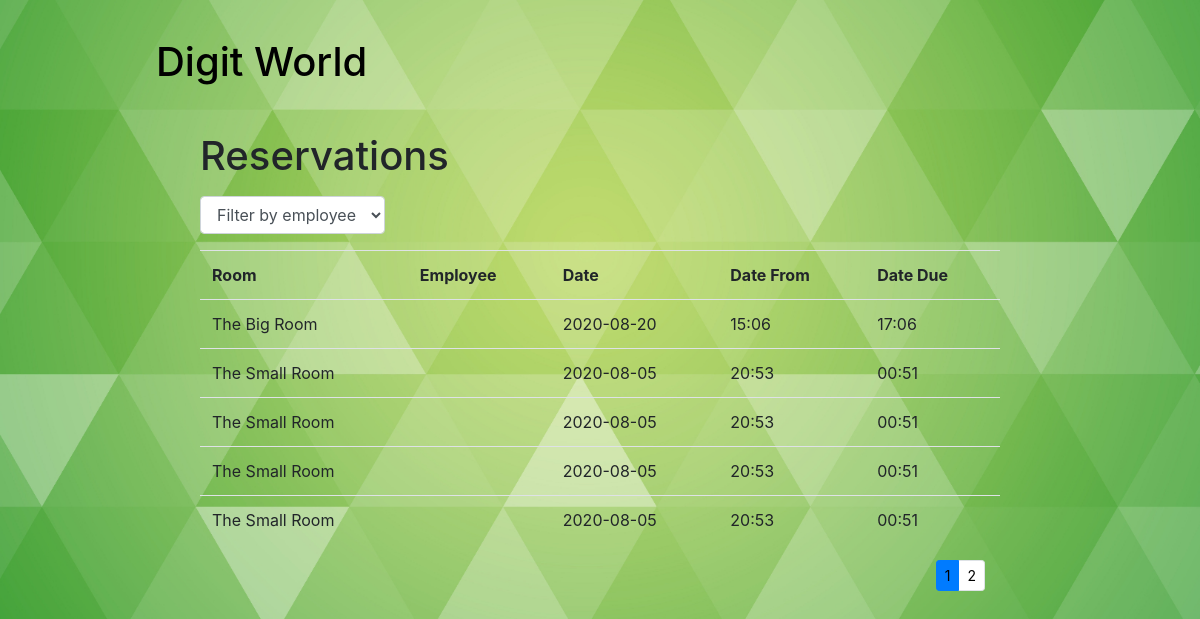
The app's page /reservations/history/ (signed in), older data.
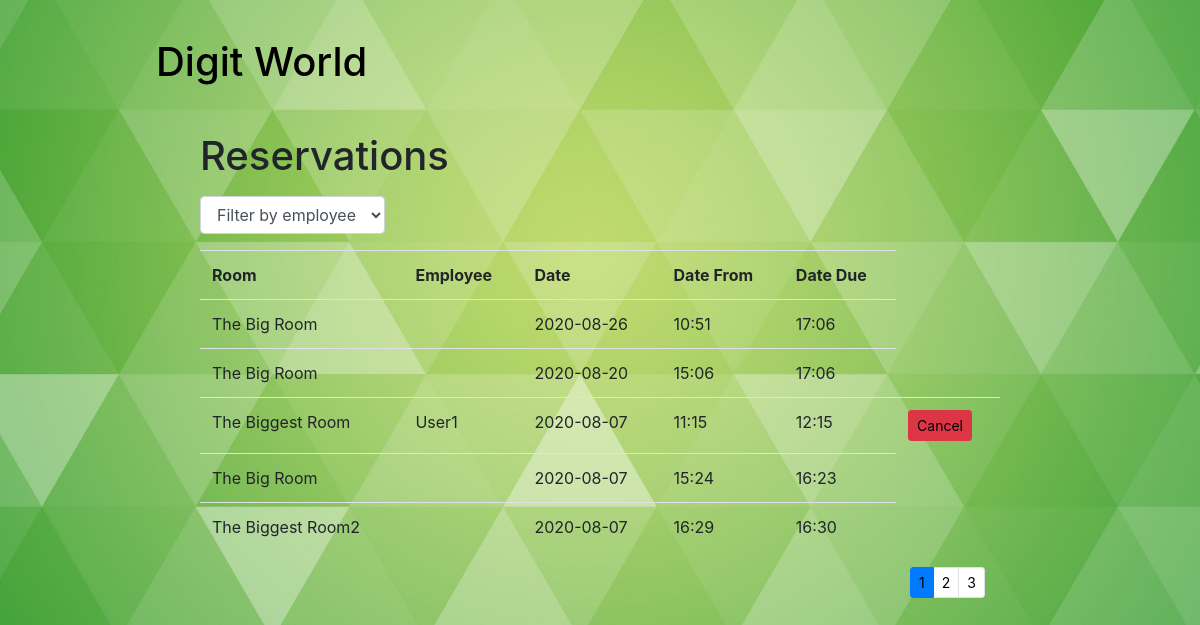
The same page, newer data.
### reservations/models.py (models this page shows, shortened)
class Reservations(models.Model):
    room_id = models.ForeignKey(Rooms, on_delete=models.SET_NULL, null=True, db_constraint=False)
    employee_id = models.ForeignKey(Employee, on_delete=models.SET_NULL, null=True, db_constraint=False)
    date = models.DateField('Date', null=False, default=datetime.now, blank=False)
    time_from = models.TimeField('Time From', null=False, blank=False)
    time_due = models.TimeField('Time Due', null=False, blank=False)
    STATUS = (
        ('w', ('waiting')),
        ('d', ('done')),
        ('x', ('canceled')),
    )
    status = models.CharField(max_length=1,
                              choices=STATUS,
                              blank=True,
                              default='w',
                              help_text=('Status')
                              )

class Rooms(models.Model):
    name = models.CharField('Name', max_length=200)
    def __str__(self):
        return self.name
    class Meta:
        verbose_name = "Room"
        verbose_name_plural = "Rooms"

class Employee(models.Model):
    user = models.OneToOneField(User, on_delete=models.CASCADE, primary_key=True, related_name='employee')
    name = models.CharField('Name', max_length=200)
    email = models.CharField('email', max_length=200)
    def __str__(self):
        return self.name

### reservations/views.py (the view)
# urls.py: path('history/', views.reservations_list, name='all_reservations'),
@login_required
def reservations_list(request):
    paginator = Paginator(Reservations.objects.order_by('-date').all(), 5)
    page_number = request.GET.get('page')
    reservations = paginator.get_page(page_number)
    employees = Employee.objects.all()
    context = {
        'reservations': reservations,
        'employees': employees
    }
    return render(request, 'reservations_ListView.html', context=context)

### reservations/templates/reservations_ListView.html (shortened to what this page needs)
{% extends "base.html" %}
{% block content %}
<h1>Reservations</h1>
<p>
<form action="{% url 'search' %}" method="get" class="form-inline my-2 my-md-0">
     <div class="form-group">
    <select class="form-control" name="query" type="text" id="exampleFormControlSelect1" onchange="this.form.submit()">
      <option selected>Filter by employee</option>
    </select>
  </div>
</form>
</p>
<div class="visits-list">
    <table class="table table-hover">
        {%if reservations%}
        <tr>
            <th scope="col">Room</th>
            <th scope="col">Employee</th>
            <th scope="col">Date</th>
            <th scope="col">Date From</th>
            <th scope="col">Date Due</th>
        </tr>
        {%for reservation in reservations%}
        <tr>
            <td>{{reservation.room_id}}</td>
            <td>{{reservation.employee_id}}</td>
            <td>{{reservation.date|date:"Y-m-d"}}</td>
            <td>{{reservation.time_from|date:"H:i"}}</td>
            <td>{{reservation.time_due|date:"H:i"}}</td>
            {%if reservation.employee_id == user.employee%}
            <td><a class="btn btn-danger btn-sm" href="{%url 'cancel' reservation.id %}"/>Cancel</td>
            {%endif%}
            {%endfor%}
    </table>
    <div class="container puslapiai">
        <nav aria-label="...">
            {% if reservations.has_other_pages %}
            <ul class="pagination pagination-sm justify-content-end">
                {% for i in reservations.paginator.page_range %}
                {% if reservations.number == i %}
                <li class="page-item active">
                    <a class="page-link" href="#">{{ i }}</a>
                </li>
                {% else %}
                <li class="page-item">
                    <a class="page-link" href="?page={{ i }}">{{ i }}</a>
                </li>
                {% endif %}
                {% endfor %}
            </ul>
            {% endif %}
        </nav>
    </div>
</div>
{% endif %}
{% endblock %}

Row changes from the older to the newer data that the page shows:
no longer on this page (row edited): Reservations: room_id "The Small Room", date "2020-08-05", time_from "20:53", time_due "00:51"
no longer on this page (row edited): Reservations: room_id "The Small Room", date "2020-08-05", time_from "20:53", time_due "00:51"
no longer on this page (row edited): Reservations: room_id "The Small Room", date "2020-08-05", time_from "20:53", time_due "00:51"
no longer on this page (row edited): Reservations: room_id "The Small Room", date "2020-08-05", time_from "20:53", time_due "00:51"
added Reservations: room_id "The Big Room", date "2020-08-26", time_from "10:51", time_due "17:06"
added Reservations: room_id "The Biggest Room", employee_id "User1", date "2020-08-07", time_from "11:15", time_due "12:15", shows "Cancel"
added Reservations: room_id "The Big Room", date "2020-08-07", time_from "15:24", time_due "16:23"
added Reservations: room_id "The Biggest Room2", date "2020-08-07", time_from "16:29", time_due "16:30"
Text that changed along with them:
new list line: "3"
